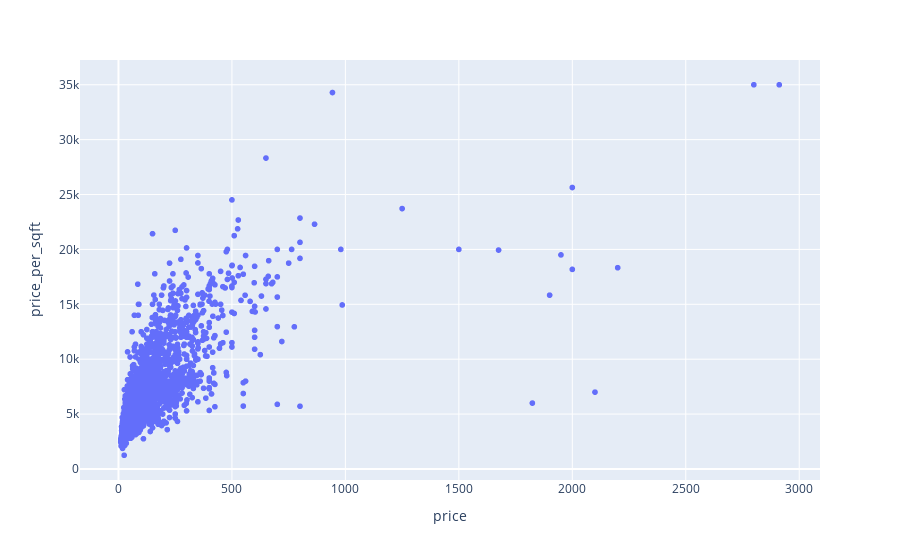

Notebook source saved alongside this figure:
### Code cell
exp.scatter(df2,x='price',y='price_per_sqft')

### Figure 1 — Plotly figure (JSON) as saved in the notebook; plotly's stock layout.template omitted (floating-point values rounded to 4 significant figures; data arrays with more than 128 entries replaced by an {"elided": "..."} marker saying what was removed)
{"data": [{"hovertemplate": "price=%{x}<br>price_per_sqft=%{y}<extra></extra>", "legendgroup": "", "marker": {"color": "#636efa", "symbol": "circle"}, "mode": "markers", "name": "", "showlegend": false, "type": "scattergl", "x": {"elided": "7120 float values"}, "xaxis": "x", "y": {"elided": "7120 float values"}, "yaxis": "y"}], "layout": {"legend": {"tracegroupgap": 0}, "margin": {"t": 60}, "xaxis": {"anchor": "y", "domain": [0, 1], "title": {"text": "price"}}, "yaxis": {"anchor": "x", "domain": [0, 1], "title": {"text": "price_per_sqft"}}}}
